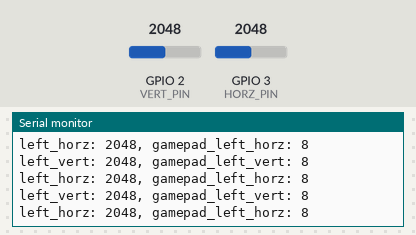
Simulated run of this sketch. Board: Seeed XIAO ESP32-S3. Parts: the last lines printed to the serial monitor. The inputs (shaded band) are chosen by the test bench; at power-on: GPIO 2 (VERT_PIN) = 2048, GPIO 3 (HORZ_PIN) = 2048. USB keyboard and mouse output is not drawn.

Above: at 1.2 s.
1.3 s: GPIO 2 (VERT_PIN) set to 2641
At 2.2 s:
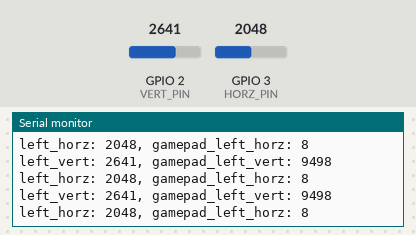
2.8 s: GPIO 2 (VERT_PIN) set to 2712
At 3.8 s:
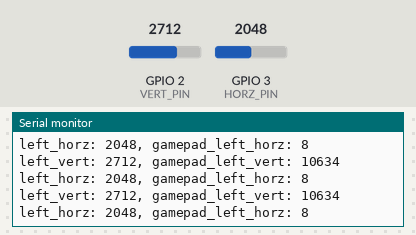
4.3 s: GPIO 3 (HORZ_PIN) set to 2632
At 5.0 s:
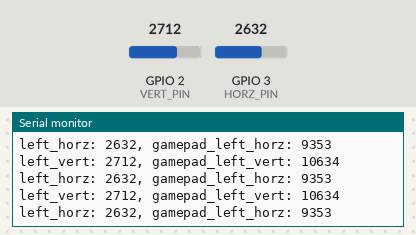
5.8 s: GPIO 3 (HORZ_PIN) set to 2714
At 6.8 s:
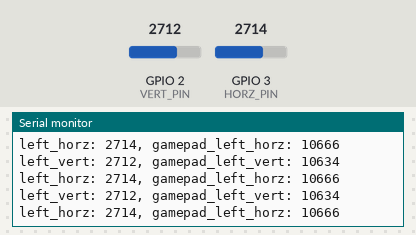
Timing chart, 0 to 8.3 s (numbered marks = the images above; inputs shaded):
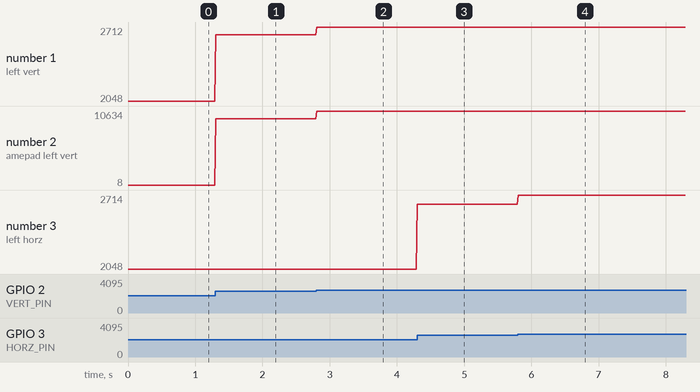

Measured:
- after the input at 1.3 s, the serial monitor: prints a new line at once (image 1)
- after the input at 2.8 s, the serial monitor: prints a new line at once (image 2)
- after the input at 4.3 s, the serial monitor: prints a new line at once (image 3)
- after the input at 5.8 s, the serial monitor: prints a new line at once (image 4)
- plotted number 1: 2048 → 2641 after the input at 1.3 s, 2641 → 2712 after the input at 2.8 s
- plotted number 2: 8 → 9498 after the input at 1.3 s, 9498 → 10634 after the input at 2.8 s
- plotted number 3: 2048 → 2632 after the input at 4.3 s, 2632 → 2714 after the input at 5.8 s

The sketch:

xiao_esp32s3_arduino.ino
```cpp
#include <Arduino.h>
#include <BleGamepad.h>

BleGamepad bleGamepad("AnumaGamePad");
#define VERT_PIN D1
#define HORZ_PIN D2

void setup() {
  Serial.begin(115200);
  pinMode(VERT_PIN, INPUT);
  pinMode(HORZ_PIN, INPUT);
  // pinMode(SEL_PIN, INPUT_PULLUP);


  //ゲームパッド設定
  BleGamepadConfiguration bleGamepadConfig;
  // bleGamepadConfig.setAutoReport(false);
  // bleGamepadConfig.setControllerType(CONTROLLER_TYPE_MULTI_AXIS);
  // bleGamepadConfig.setButtonCount(numOfButtons);
  bleGamepad.begin(&bleGamepadConfig);


  Serial.println("");
  Serial.println("Hello, XIAO ESP32-S3!");
}

void loop() {
  // if (true)
  if (bleGamepad.isConnected())
  {
      int left_vert = analogRead(VERT_PIN);
      int left_horz = analogRead(HORZ_PIN);
      int gamepad_left_vert = convertAnalogToGamepadAxis(left_vert);
      int gamepad_left_horz = convertAnalogToGamepadAxis(left_horz);

      Serial.print("left_vert: ");
      Serial.print(left_vert);
      Serial.print(", gamepad_left_vert: ");
      Serial.println(gamepad_left_vert);

      Serial.print("left_horz: ");
      Serial.print(left_horz);
      Serial.print(", gamepad_left_horz: ");
      Serial.println(gamepad_left_horz);
      // Serial.println("Press buttons 5, 16 and start. Move all enabled axes to max. Set DPAD (hat 1) to down right.");
      bleGamepad.setAxes(gamepad_left_vert, gamepad_left_horz, 32767, 32767, 32767, 32767, 32767, 32767);       //(X, Y, Z, RX, RY, RZ)
      //bleGamepad.setHIDAxes(32767, 32767, 32767, 32767, 32767, 32767, 32767, 32767);  //(X, Y, Z, RZ, RX, RY)
      delay(10);

      // bleGamepad.setAxes(0, 0, 0, 0, 0, 0, 0, 0);           //(X, Y, Z, RX, RY, RZ)
      // bleGamepad.setHIDAxes(0, 0, 0, 0, 0, 0, 0, 0);      //(X, Y, Z, RZ, RX, RY)
      // delay(500);
  }

  // int vert = analogRead(VERT_PIN);
  // int horz = analogRead(HORZ_PIN);
  // Serial.print("vert: ");
  // Serial.println(vert);
  // Serial.print("horz: ");
  // Serial.println(horz);
}

// 可変抵抗のアナログ値をゲームパッドの軸値に変換する関数
int convertAnalogToGamepadAxis(int analogValue) {
  int min_val = 0;
  int max_val = 4095;
  // 変換
  int mapped = map(analogValue, min_val, max_val, -32767, 32767);
  return mapped;
}
```
